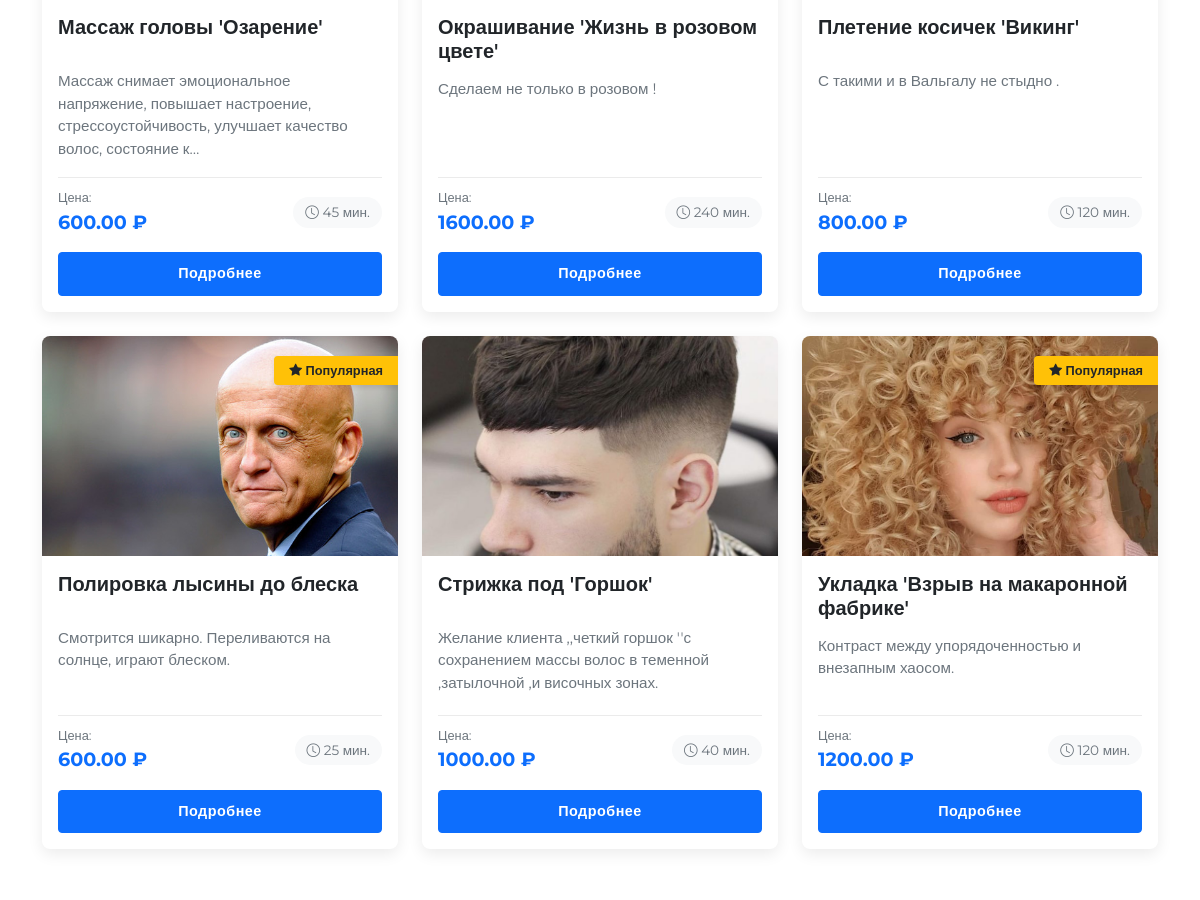
/services/ (middle part), run on an earlier commit of the app's database.
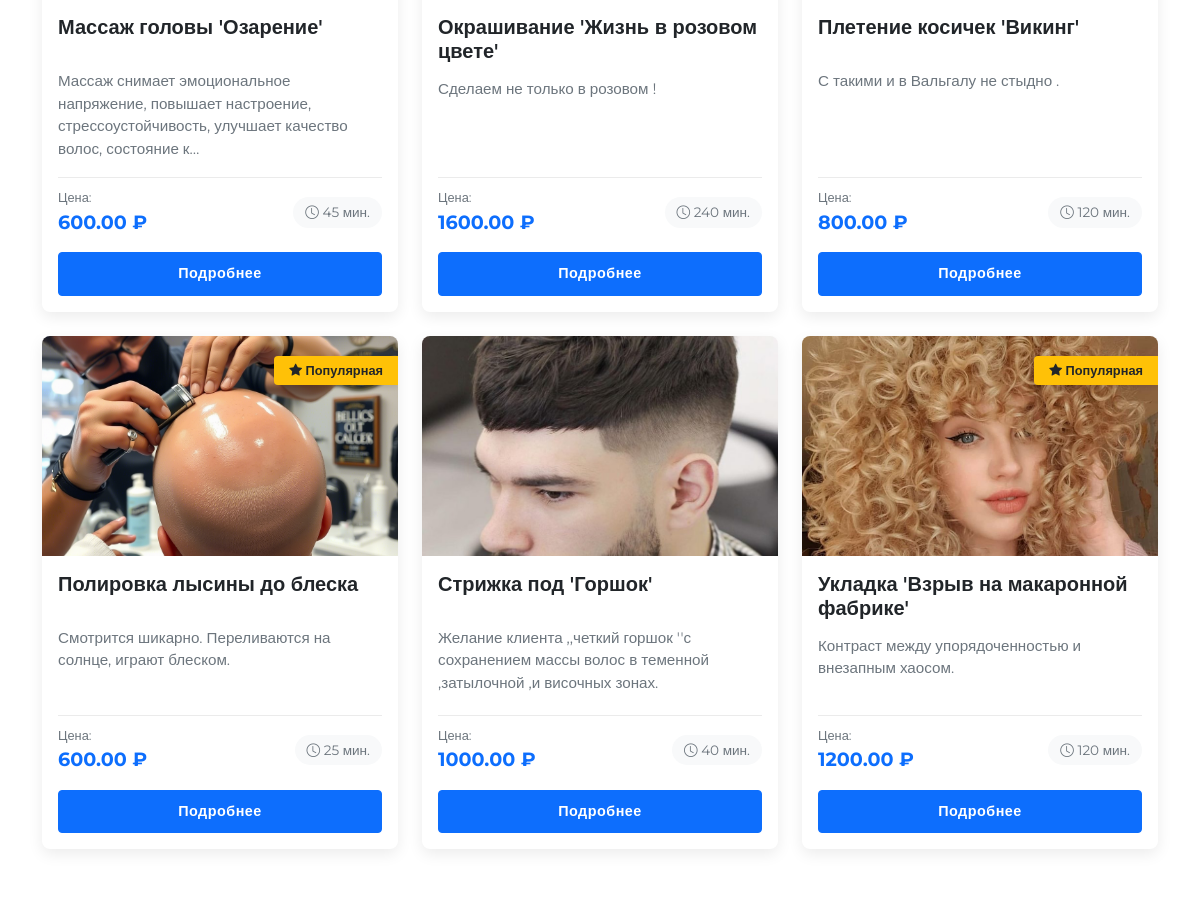
And on a later commit of the database.
### core/models.py (models this page shows, shortened)
class Service(models.Model):
    name = models.CharField(max_length=200, verbose_name="Название", db_index=True)  # индекс на название
    description = models.TextField(blank=True, verbose_name="Описание")
    price = models.DecimalField(max_digits=10, decimal_places=2, verbose_name="Цена")
    duration = models.PositiveIntegerField(verbose_name="Длительность", help_text="Время выполнения в минутах")
    is_popular = models.BooleanField(default=False, verbose_name="Популярная услуга", db_index=True)  # индекс на популярность
    image = models.ImageField(upload_to="services/", blank=True, verbose_name="Изображение")
    class Meta:
        verbose_name = "Услуга"
        verbose_name_plural = "Услуги"
        ordering = ['name']
        indexes = [
            models.Index(fields=['price', 'is_popular'], name='service_price_popular_idx'),
        ]

### core/views.py (the view)
# urls.py: path('services/', views.services_page, name='services'),
def services_page(request):
    services = Service.objects.all()
    context = {
        'services': services,
    }
    return render(request, 'core/services.html', context)

### core/context_processors.py (called while the page is built)
def common_context(request):
    context = {
        'masters': Master.objects.filter(is_active=True),
        'services': Service.objects.all(),
    }
    return context

### templates/core/services.html (shortened to what this page needs)
{% extends 'base.html' %}
{% load static %}
{% block extra_css %}
<link rel="stylesheet" href="{% static 'css/services.css' %}">
{% endblock %}
{% block content %}
<div class="container py-5">
    <div class="row row-cols-1 row-cols-md-2 row-cols-lg-3 g-4">
        {% for service in services %}
        <div class="col">
            <div class="card h-100 service-item">
                <div class="service-image-container">
                    {% if service.image %}
                    <img src="{{ service.image.url }}"
                         class="service-image"
                         alt="{{ service.name }}">
                    {% if service.is_popular %}
                    <div class="popular-badge">
                        <i class="bi bi-star-fill"></i> Популярная
                    </div>
                    {% endif %}
                    {% else %}
                    <div class="service-placeholder">
                        <i class="bi bi-image text-muted"></i>
                    </div>
                    {% endif %}
                </div>
                <div class="card-body d-flex flex-column">
                    <h5 class="card-title">{{ service.name }}</h5>
                    <div class="service-description" id="shortDesc{{ service.id }}">
                        <p>{{ service.description|default:'Профессиональный подход и внимание к деталям делают наши услуги уникальными.'|truncatechars:120 }}</p>
                    </div>
                    <div class="flex-grow-1"></div>
                    <div class="service-details">
                        <div class="service-price">
                            <span class="price-label">Цена:</span>
                            <span class="price-value">{{ service.price }} ₽</span>
                        </div>
                        <div class="service-duration">
                            <i class="bi bi-clock"></i>
                            <span>{{ service.duration }} мин.</span>
                        </div>
                    </div>
                    <button class="btn btn-primary w-100 details-btn"
                            data-id="{{ service.id }}"
                            data-bs-toggle="modal"
                            data-bs-target="#serviceModal{{ service.id }}">
                        Подробнее
                    </button>
                </div>
            </div>
        </div>
        {% empty %}
        <div class="col-12">
            <div class="alert alert-info">
                <i class="bi bi-info-circle me-2"></i> В данный момент нет доступных услуг.
            </div>
        </div>
        {% endfor %}
    </div>
</div>
{% endblock %}

What changed in the data, as far as the page shows it:
changed Service "Полировка лысины до блеска": image: a different picture
